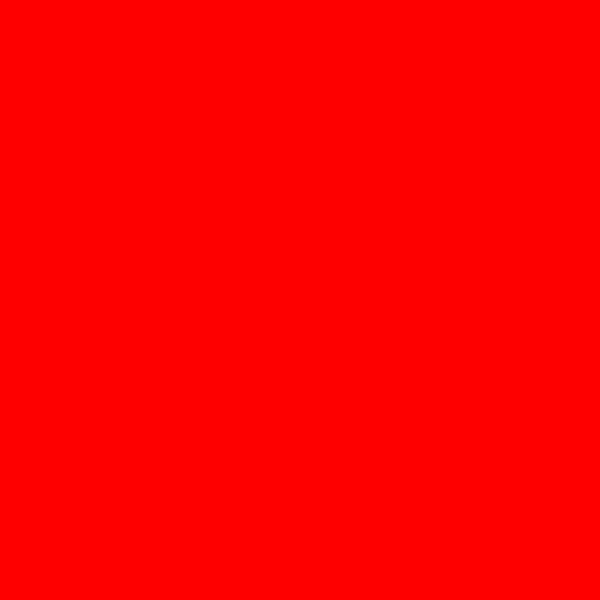
Frame 1 (no input)
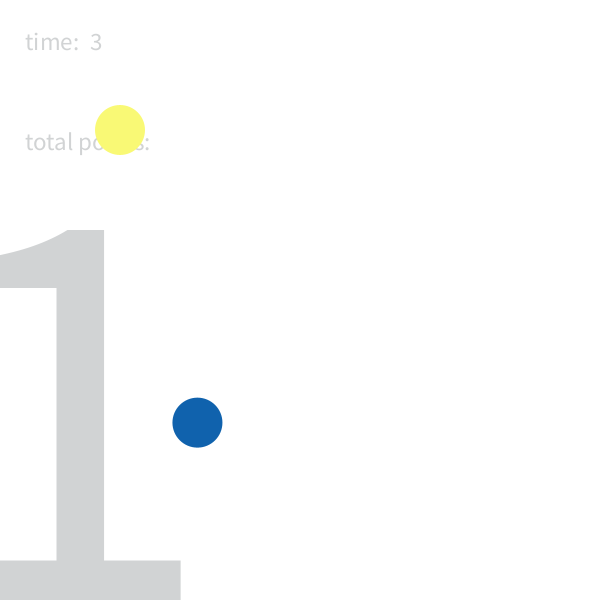
Frame 60 (the mouse pressed at the canvas centre just before this capture)
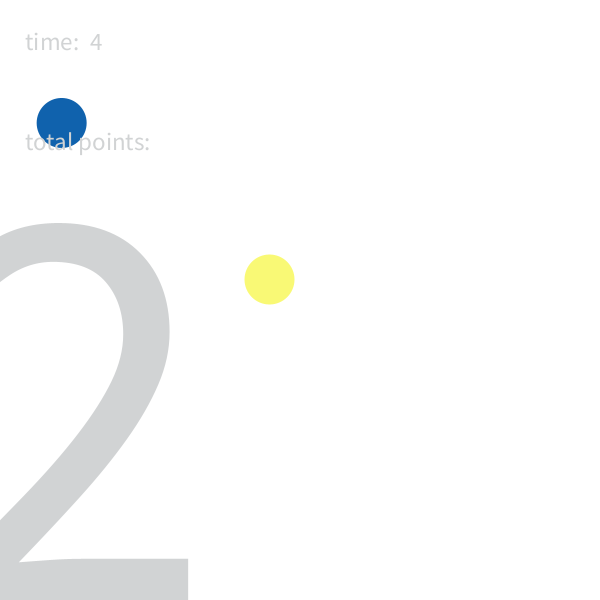
Frame 120 (the mouse held since frame 60 and released just before this capture)

The Processing sketch that drew these frames (run headless with seeded random() and noise(); from frame 60 on, the mouse is pressed at the canvas centre):

// Processing sketch: processing_53160
// ── processing_53160.pde

//Michelle Guarino, mguarino@andrew.cmu.edu
//copywrite. all rights reserved.

float x, y, wd, ht, xSpeed,ySpeed;
float a, b, dia, aSpeed, bSpeed;
int n;
int t,s;
void setup ()
{
  noStroke();
  smooth ();
  size (600, 600);

  wd= 50;
  ht= 50;
  ySpeed=2;
  xSpeed=10;
  n=0;
  a=0;
  b= 10;
  dia= 50;
  aSpeed=2;
  bSpeed=2;
  
  
  
}

void draw ()
{
background(255,255,255);
bouncingTarget();
circle (x, y, wd, ht);
//println (n);
updateTimer();
showText();
moveellipse();
drawellipse (a, b, dia);

}

void circle (float x, float y, float wd, float ht)
{
  fill (16, 98, 173);
  ellipse (x, y, wd, ht);
}
  

void bouncingTarget ()
{
  background (255,255,255);
  y=ySpeed+y;
  x=xSpeed+x;
    
  //BOUNCING
  if (x > width-wd+40)//too far right
  {
    xSpeed=-xSpeed;//then more left
    x=xSpeed+x;
  
}
  else if (x< 0) //too far left
  {
    xSpeed=-xSpeed;//then move right
      x=xSpeed+x;
  }
   if (y > height-wd+40) {
    ySpeed = -ySpeed;
      y=ySpeed+y;
  } 
   if (y < 0) 
  {
    ySpeed = -ySpeed;
      y=ySpeed+y;
  }
}
void moveellipse ()
{
  //WRAPPING
  a=aSpeed+a;
  if (a > width)//is the target too far to the right?
  {
    a=0; //move it back to the left side
  }
  else if (a < 0)//is the target too far to the left?
  {
   a=width; //move it back to the right side
  }
  
  b=bSpeed+b;
  if (b > height)//is the target too far to the bottom?
  {
    b=0; //move it back to the left top
  }
  
  else if (b < 0)//is the target too far to the top?
  {
   b=height; //move it back to the bottom bottom
  }
  
  
}
 
void drawellipse (float a, float b, float dia)
{
  fill (249, 249, 117);
  ellipse (a,b,dia,dia);
 //FASTER RATE THAN PREVIOUS MOUSE
   if (mouseX>pmouseX)
   {
    aSpeed=aSpeed+.5; 
   }
   else if (mouseX<pmouseX)
   {
    aSpeed=aSpeed-.5; 
   }
   if (mouseY>pmouseY)
   {
    bSpeed=bSpeed+.5; 
   }
   else if (mouseY<pmouseY)
   {
    bSpeed=bSpeed-.5; 
   }


 //COUNT POINTS & CHECKING COLLISION
  if (( a >= (x-20) && a <= (x+20)) && ( b >= (y-20) && b <= (y+20) ))
  {
   background (255,0,0); 
   n=n+1;
   println (n);
   //ONCE HIT CHANGE TO A RANDOM POINT
    x=random(width);
    y=random(height); 
    //ONCE HIT CHANGE TO A RANDOM SPEED
    xSpeed=random(1,40);
    ySpeed=random(1,40); 
   }

//RESTART AT 100 SO YOU CAN ALWAYS SEE ALL OF THE NUMBERS
  if (n==100)
  {
     n=0;
  }
}

void updateTimer() {
if (s != second()) {
   s= second();
   t++; 
}  
}

void showText () {
 fill(209,211,212);
 
 textSize (580);
 text (n,-75,height);
 
 textSize (25);
 text ("time:", 25, 50);
 text (t, 90, 50);
 text ("total points:", 25, 150);

}

                
                
